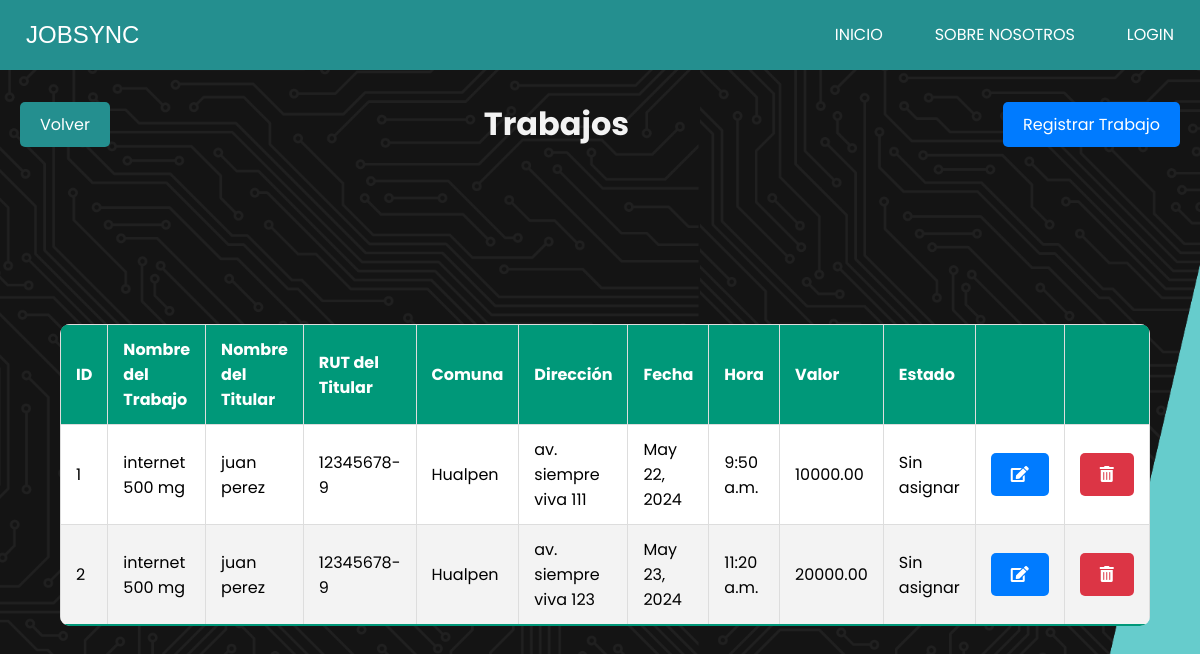
Page /trabajos/ on the earlier database version.
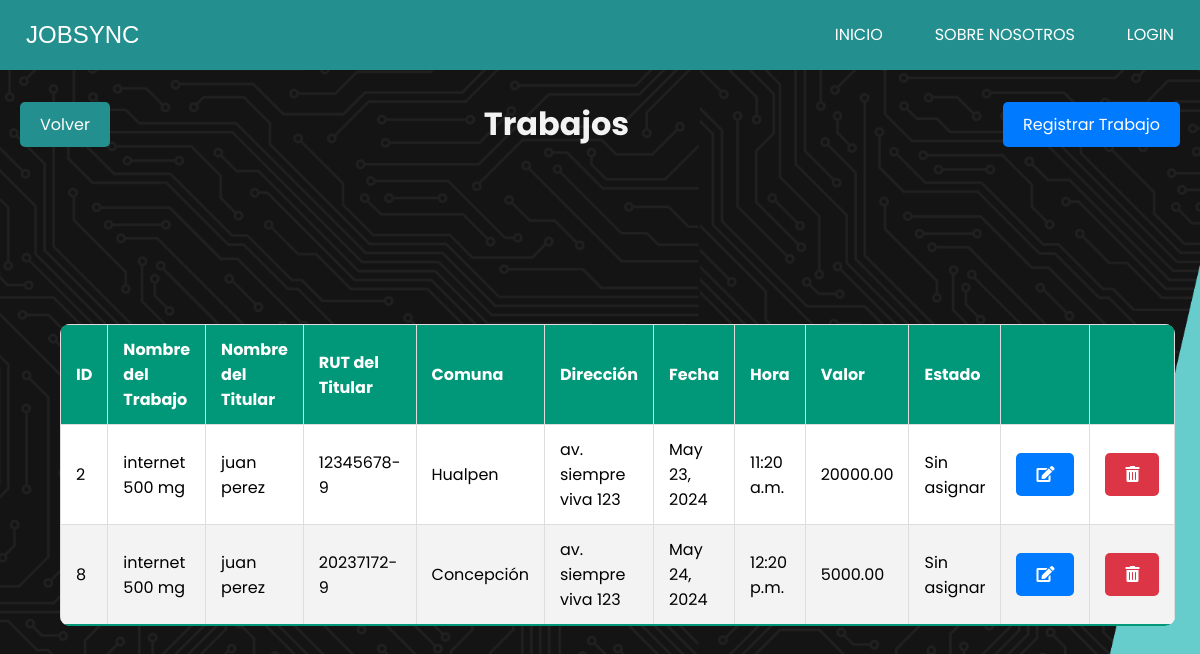
Same page on the later database version.
### JobSyncApp/models.py (models this page shows, shortened)
class Trabajo(models.Model):
    colaborador = models.ForeignKey(CustomUser, on_delete=models.SET_NULL, null=True, blank=True)
    nombre_trabajo = models.CharField(max_length=100)
    nombre_titular = models.CharField(max_length=100)
    rut_titular = models.CharField(max_length=12)
    comuna = models.ForeignKey(Comuna, on_delete=models.SET_NULL, null=True)
    direccion = models.CharField(max_length=255)
    fecha = models.DateField()
    hora = models.TimeField()
    valor = models.DecimalField(max_digits=10, decimal_places=2)
    ESTADO_CHOICES = [
        ('sin_asignar', 'Sin asignar'),
        ('pendiente', 'Pendiente'),
        ('completado', 'Completado'),
    ]
    estado = models.CharField(max_length=20, choices=ESTADO_CHOICES, default='sin_asignar')

class Comuna(models.Model):
    nombre = models.CharField(max_length=100, unique=True)
    def __str__(self):
        return self.nombre

### JobSyncApp/views.py (the view)
# urls.py: path('trabajos/', views.trabajos, name='trabajos'),
def trabajos(request):
    trabajos = Trabajo.objects.all()  # Obtener todos los trabajos
    return render(request, 'admin/gestion_trabajos/trabajos.html', {'trabajos': trabajos})

### JobSyncApp/templates/admin/gestion_trabajos/trabajos.html (shortened to what this page needs)
{% extends 'index.html' %}
{% load static %}
{% block extra_css %}
<link rel="stylesheet" href="{% static 'css/admin/trabajos.css' %}">
<link rel="stylesheet" href="https://cdnjs.cloudflare.com/ajax/libs/font-awesome/5.15.4/css/all.min.css">
{% endblock extra_css %}
{% block contenido %}
<div class="header">
    <a href="{% url 'index_trabajo' %}" id="btn-volver" class="btn btn-back">Volver</a>
    <h1 id="titulo-trabajos">Trabajos</h1>
    <a href="{% url 'crear_trabajo' %}" id="btn-registrar" class="btn">Registrar Trabajo</a>
</div>
<div class="container">
    <table class="table">
        <thead>
            <tr>
                <th>ID</th>
                <th>Nombre del Trabajo</th>
                <th>Nombre del Titular</th>
                <th>RUT del Titular</th>
                <th>Comuna</th>
                <th>Dirección</th>
                <th>Fecha</th>
                <th>Hora</th>
                <th>Valor</th>
                <th>Estado</th>
                <th></th>
                <th></th>
            </tr>
        </thead>
        <tbody>
            {% for trabajo in trabajos %}
            <tr>
                <td>{{ trabajo.id }}</td>
                <td>{{ trabajo.nombre_trabajo }}</td>
                <td>{{ trabajo.nombre_titular }}</td>
                <td>{{ trabajo.rut_titular }}</td>
                <td>{{ trabajo.comuna }}</td>
                <td>{{ trabajo.direccion }}</td>
                <td>{{ trabajo.fecha }}</td>
                <td>{{ trabajo.hora }}</td>
                <td>{{ trabajo.valor }}</td>
                <td>{{ trabajo.get_estado_display }}</td>
                <td>
                    <a href="{% url 'modificar_trabajo' trabajo.id %}" class="btn btn-primary"><i class="fas fa-edit"></i></a>
                </td>
                <td>
                    <a href="{% url 'eliminar_trabajo' trabajo.id %}" class="btn btn-danger"><i class="fas fa-trash-alt"></i></a>
                </td>
            </tr>
            {% endfor %}
        </tbody>
    </table>
</div>
{% endblock %}

### JobSyncApp/templates/index.html (shortened to what this page needs)
{% load  static  %}
<!DOCTYPE html>
<html lang="en">
<head>
    <link rel="stylesheet" href="{% static 'css' %}/estilo.css">
    <link href="https://cdn.jsdelivr.net/npm/remixicon@4.2.0/fonts/remixicon.css" rel="stylesheet" />
    {% block extra_css %} {% endblock extra_css %}
</head>
<body>
    <navbar class="navbar-container">
        <div class="logo-container" >
            <a href=""><img src="" alt="" style="margin-top: 1px; margin-right: 10px;"></a>
            {%if user.is_authenticated%}
            <a href="{% url 'home' %}">JobSync</a>
            {% else %}
            <a href="">JobSync</a>
            {%endif%}
        </div>
        <ul class="nav-items">
            <li class="nav-link"><a href="{% url 'home' %}">Inicio</a></li>
            <li class="nav-link"><a href="{% url 'sobre_nosotros' %}">Sobre Nosotros</a></li>
            {%if user.is_authenticated%}
            <li class="nav-link"><a href="{% url 'custom_logout' %}">Cerrar Sesion</a></li>
            {% else %}
            <li class="nav-link"><a href="{% url 'custom_login' %}">login</a></li>
            {%endif%}
        </ul>
    </navbar>
    {% block contenido %}{% endblock %}
</body>
</html>

### JobSyncApp/static/css/estilo.css (style rules this page uses)
* { margin: 0; padding: 0; box-sizing: border-box; }
html, body { margin: 0; padding: 0; width: 100%; height: 100%; }
.navbar-container { display: flex; justify-content: space-between; padding: 0 1rem; height: 70px; align-items: center; background: #248f8f; color: #fff; position: fixed; top: 0; width: 100%; z-index: 1000; }
.logo-container { display: flex; align-items: center; }
.navbar-container .logo-container a { font-size: 1.5rem; text-transform: uppercase; cursor: pointer; color: #fff; font-weight: 500; font-family: 'Kanit', sans-serif; }
.navbar-container .nav-items { display: flex; list-style-type: none; gap: 2rem; align-items: center; }
.navbar-container .nav-items .nav-link a { color: #fff; transition: 0.2s; padding: 10px; text-transform: uppercase; white-space: nowrap; }
.navbar-container .nav-items .nav-link:after { display: block; content: ""; border-top: 2px solid rgb(60, 179, 133); transform: scaleX(0); transition: transform 250ms ease-in-out; }

### JobSyncApp/static/css/admin/trabajos.css (style rules this page uses)
* { padding: 0; margin: 0; box-sizing: border-box; text-decoration: none; list-style: none; border: none; outline: none; font-family: "Poppins", sans-serif; }
body { min-height: 100vh; width: 100%; display: flex; align-items: center; justify-content: center; background: url("/static/css/img/fondo.png") no-repeat center center fixed; background-size: cover; }
.header { width: 100%; display: flex; justify-content: space-between; align-items: center; padding: 20px; color: rgba(255, 255, 255, 0.8); position: fixed; top: 80px; }
#titulo-trabajos { margin: 0; flex-grow: 1; text-align: center; color: #f3f3f3; }
.btn { padding: 10px 20px; background-color: #007bff; color: white; text-decoration: none; border-radius: 5px; }
.btn-back { background-color: #248f8f; }
.btn-danger { background-color: #dc3545; color: white; }
.table { width: 100%; border-collapse: collapse; margin: 20px 0; font-size: 16px; text-align: left; background-color: rgba(255, 255, 255, 0.8); border-radius: 10px; overflow: hidden; }
.table thead { background-color: #009879; }
.table thead th { background-color: #009879; color: #ffffff; }
.table th, .table td { padding: 12px 15px; border: 1px solid #dddddd; }
.table tbody tr { border-bottom: 1px solid #dddddd; }
.table tbody tr:nth-of-type(even) { background-color: #f3f3f3; }
.table tbody tr:nth-of-type(odd) { background-color: #ffffff; }
.table tbody tr:last-of-type { border-bottom: 2px solid #009879; }
.container { margin-top: 150px; width: 90%; max-width: 1200px; }

Differences in the rows shown:
removed Trabajo: id "1", nombre_trabajo "internet 500 mg", nombre_titular "juan perez", rut_titular "12345678-9", comuna "Hualpen", direccion "av. siempre viva 111", fecha "May 22, 2024", hora "9:50 a.m.", valor "10000.00", estado "Sin asignar"
added Trabajo: id "8", nombre_trabajo "internet 500 mg", nombre_titular "juan perez", rut_titular "20237172-9", comuna "Concepción", direccion "av. siempre viva 123", fecha "May 24, 2024", hora "12:20 p.m.", valor "5000.00", estado "Sin asignar"
